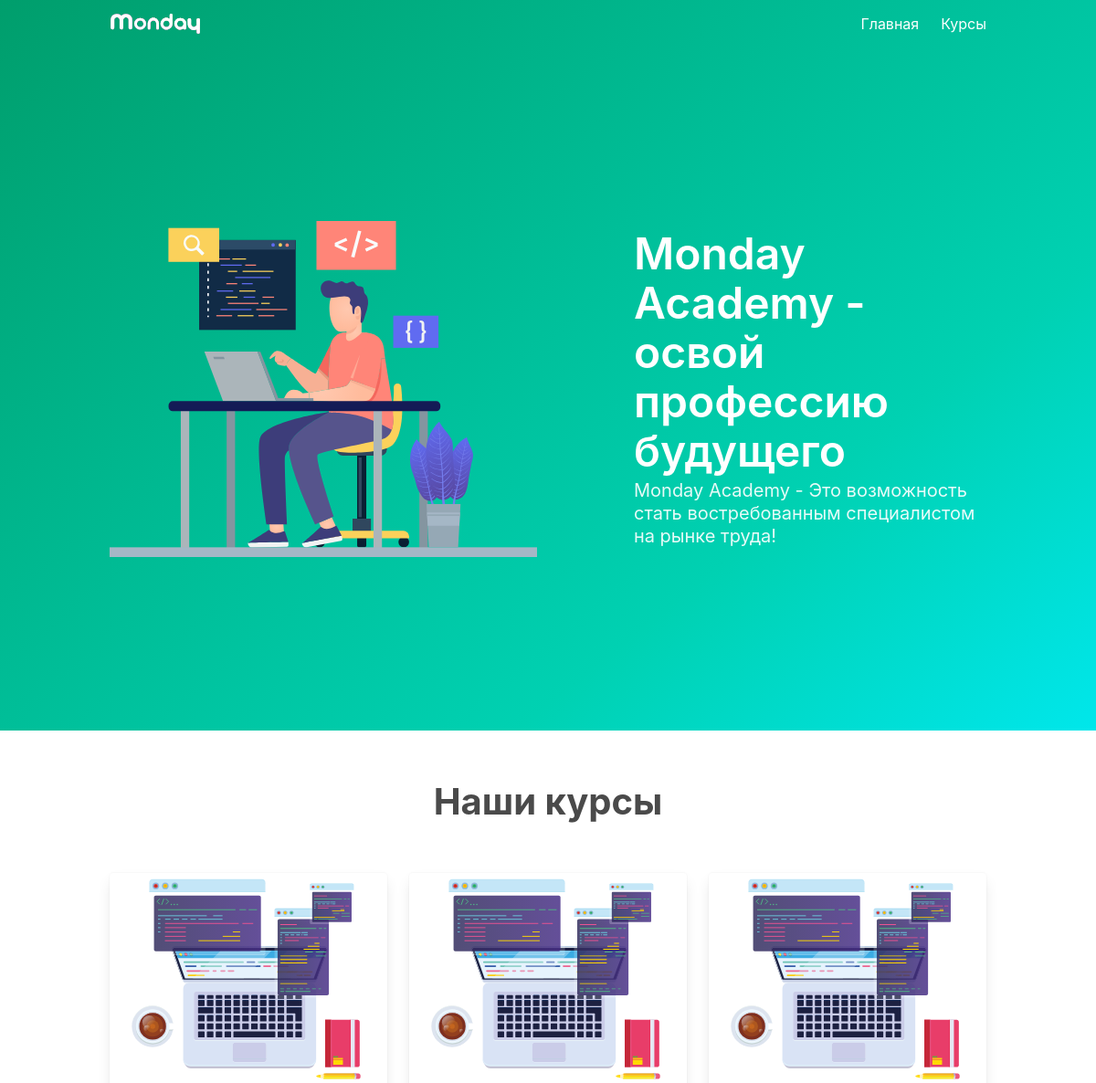
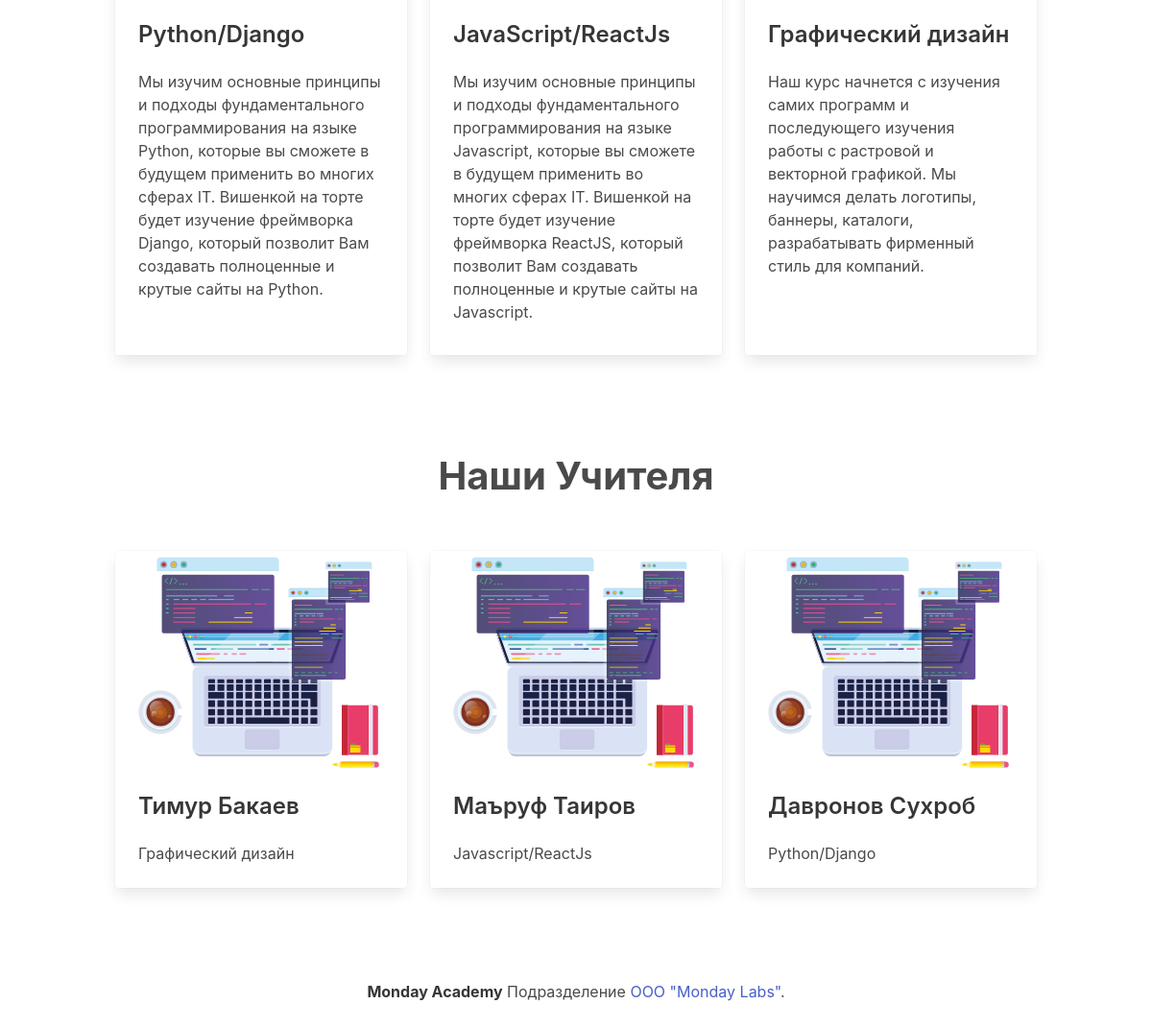
The page / on the database its author committed (2 pictures, top to bottom).
### landing/models.py (models this page shows)
class Course(models.Model):
    title = models.CharField(max_length=255)
    description = models.TextField()
    price = models.CharField(max_length=255)
    duration = models.IntegerField()
    def __str__(self):
        return self.title

class Teacher(models.Model):
    full_name = models.CharField(max_length=255)
    teaching_course = models.CharField(max_length=255)
    def __str__(self):
        return self.full_name

### landing/views.py (the view)
# urls.py: path('', views.home),
def home(request):
    courses = Course.objects.all()
    teachers = Teacher.objects.all()
    return render(request, 'home.html', {'courses': courses, 'teachers': teachers})

### landing/templates/home.html
{% extends 'base_layout.html'%}
{% load static from static %}
{% block content %}
<section id="courses" class="section is-fullheight">
	<h2 class="has-text-centered has-text-weight-bold is-size-2 mb-6">Наши курсы</h2>
	<div class="container">
		<div class="columns">
			{% for course in courses %}
			<div class="column course">
				<a href="{% url 'landing:about' course.pk %}">
					<div class="card" style="min-height: 600px;">
						<div class="card-image">
							<figure class="image is-4by3">
								<img src="{% static 'images/python.svg' %}" alt="Placeholder image">
							</figure>
						</div>
						<div class="card-content">
							<div class="media">
								<div class="media-content">
									<p class="title is-4">{{course}}</p>
								</div>
							</div>
							<div class="content">
								{{course.description}}
							</div>
						</div>
					</div>
				</a>
			</div>
			{% endfor %}
		</div>
	</div>
</section>
<section id="courses" class="section is-fullheight">
	<h2 class="has-text-centered has-text-weight-bold is-size-2 mb-6">Наши Учителя</h2>
	<div class="container">
		<div class="columns">
			{% for teacher in teachers %}
			<div class="column course">
				<div class="card" style="min-height: 300px;">
					<div class="card-image">
						<figure class="image is-4by3">
							<img src="{% static 'images/python.svg' %}" alt="Placeholder image">
						</figure>
					</div>
					<div class="card-content">
						<div class="media">
							<div class="media-content">
								<p class="title is-4">{{teacher}}</p>
							</div>
						</div>
						<div class="content">
							{{teacher.teaching_course}}
						</div>
					</div>
				</div>
			</div>
			{% endfor %}
		</div>
	</div>
</section>
{% endblock %}

### landing/templates/base_layout.html (shortened to what this page needs)
{% load static from static %}
<html lang="en">
<head>
    <link rel="stylesheet" href="{% static 'bulma.css' %}">
    <link rel="stylesheet" href="{% static 'style.css' %}">
</head>
<body>
<section id="main" class="hero is-primary is-bold is-fullheight">
    <div class="hero-head">
        <nav class="navbar">
            <div class="container">
                <div class="navbar-brand">
                    <a href="/" class="navbar-item">
                        <img src="{% static 'images/monday.svg' %}" width="100" alt="Logo">
                    </a>
                </div>
                <div class="navbar-menu">
                    <div class="navbar-end">
                        <a href="#main" class="navbar-item">Главная</a>
                        <a href="#courses" class="navbar-item">Курсы</a>
                    </div>
                </div>
            </div>
        </nav>
    </div>
    <div class="hero-body">
        <div class="container">
            <div class="columns is-vcentered">
                <div class="column">
                    <img src="{% static 'images/header.svg' %}" width="100%" alt="">
                </div>
                <div class="column is-5-desktop is-offset-1-desktop">
                    <h1 class="title is-1">
                        Monday Academy - освой профессию будущего
                    </h1>
                    <h2 class="subtitle">
                        Monday Academy - Это возможность стать востребованным специалистом на рынке труда!
                    </h2>
                </div>
            </div>
        </div>
    </div>
</section>
{% block content %}
{% endblock %}
<footer class="section">
    <div class="content has-text-centered">
        <p>
            <strong><a href="/" class="has-text-dark">Monday Academy</a></strong>
            Подразделение
            <a href="https://mondaylabs.tech">OOO "Monday Labs"</a>.<br>
        </p>
    </div>
</footer>
</body>
</html>

### assets/style.css (style rules this page uses)
.course { transition: .5s; }

### rows shown on the page
Course: title "Python/Django", description "Мы изучим основные принципы и подходы фундаментального программирования на языке Python, которые вы сможете в будущем применить во многих сферах IT. Вишенкой на торте будет изучение фреймворка Django, который позволит Вам создавать полноценные и крутые сайты на Python."
Course: title "JavaScript/ReactJs", description "Мы изучим основные принципы и подходы фундаментального программирования на языке Javascript, которые вы сможете в будущем применить во многих сферах IT. Вишенкой на торте будет изучение фреймворка ReactJS, который позволит Вам создавать полноценные и крутые сайты на Javascript."
Course: title "Графический дизайн", description "Наш курс начнется с изучения самих программ и последующего изучения работы с растровой и векторной графикой. Мы научимся делать логотипы, баннеры, каталоги, разрабатывать фирменный стиль для компаний."
Teacher: full_name "Тимур Бакаев", teaching_course "Графический дизайн"
Teacher: full_name "Маъруф Таиров", teaching_course "Javascript/ReactJs"
Teacher: full_name "Давронов Сухроб", teaching_course "Python/Django"
